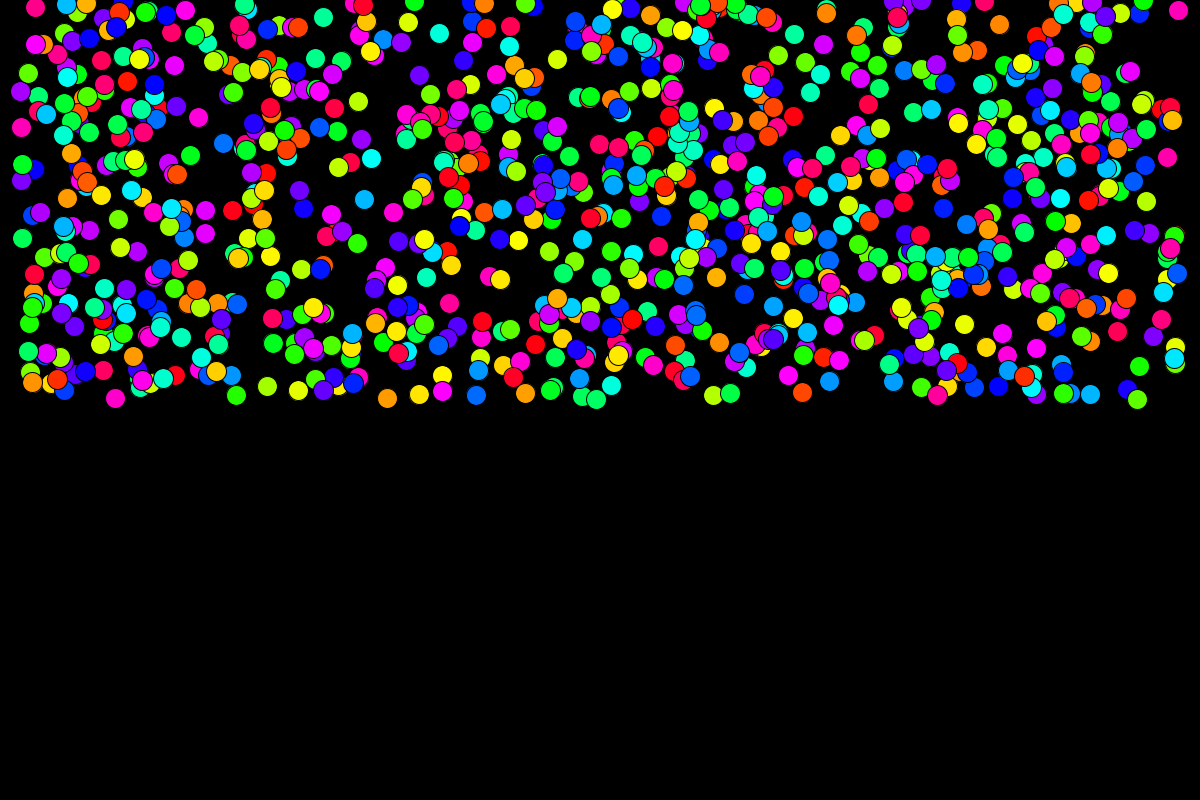
Frame 1 (no input)
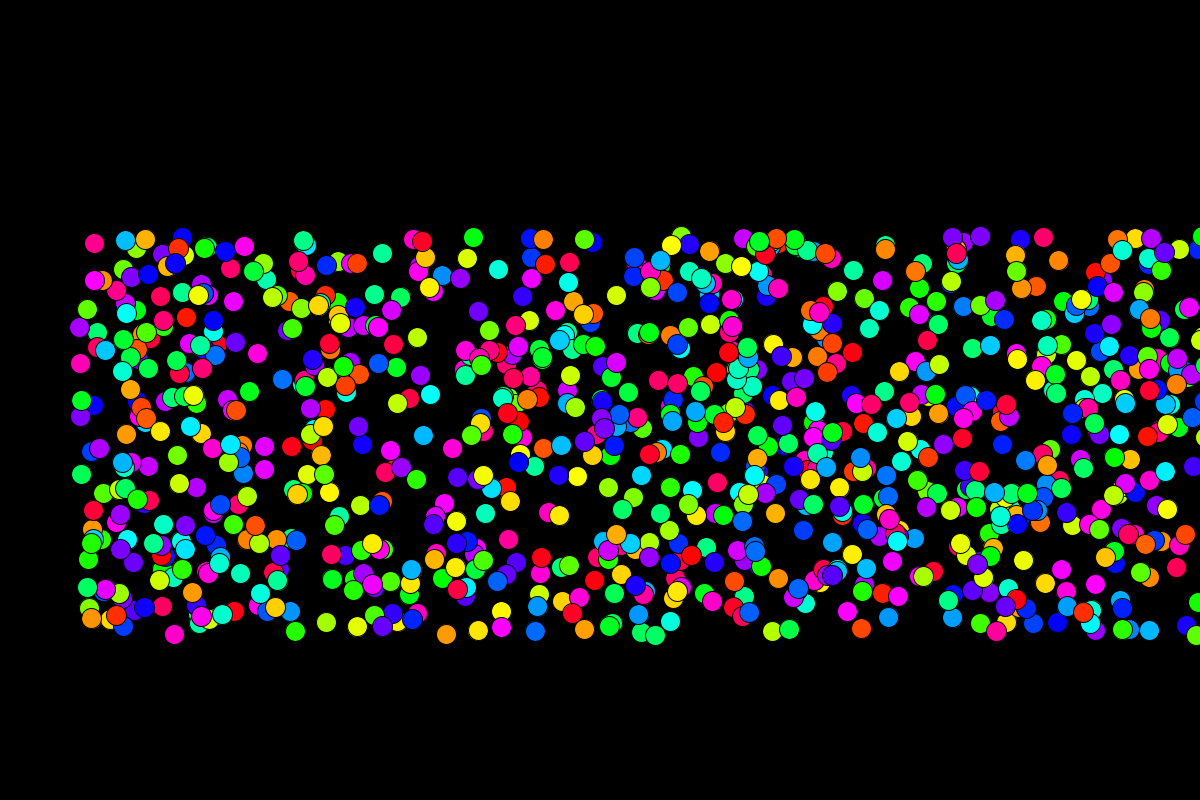
Frame 60 (the mouse pressed at the canvas centre just before this capture)
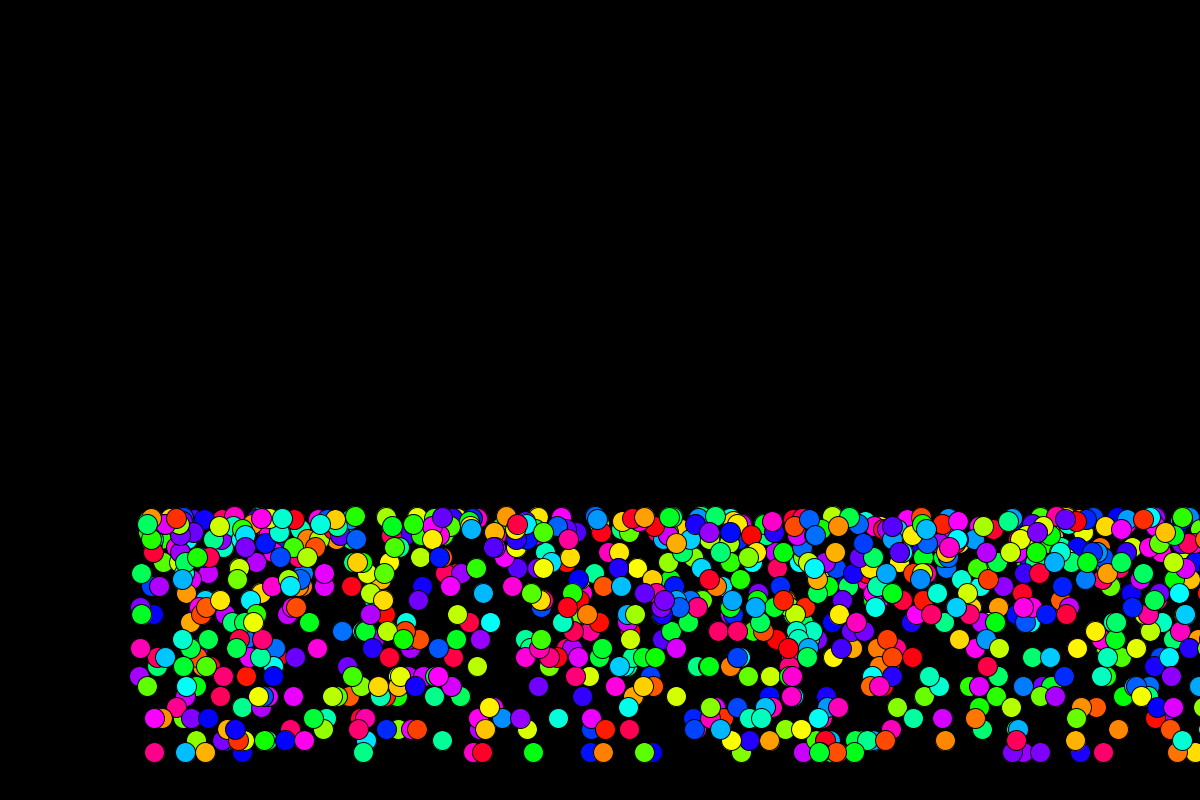
Frame 120 (the mouse held since frame 60 and released just before this capture)

The Processing sketch that drew these frames (run headless with seeded random() and noise(); from frame 60 on, the mouse is pressed at the canvas centre):

// Processing sketch: gravity_ballc
// ── gravity_ballc.pde

GravityBall[] ball = new GravityBall[1000];


void setup() {
  size(1200, 800);
  
  for (int i = 0; i < ball.length; i++) {
    ball[i] = new GravityBall();
   
  }
}

void draw() {
  background(0);
  
  colorMode(HSB, 360, 100, 100, 100);
  
  for (int i = 0; i < ball.length; i++) {
    ball[i].display();
    ball[i].move();
    ball[i].bounce();
  }
}
class GravityBall {
  PVector loc, vel, acc;
  float size, hue, sat, bright;
 
  GravityBall() {
    
    size =20;
    loc = new PVector(random(size, width-size), random(height/2));
    vel = new PVector(1, 1);
    acc = new PVector(0, .1);
    hue = random(360);
    sat = 100;
    bright =100;
  }
 

  void display() {
    fill(hue, sat, bright);
    ellipse(loc.x, loc.y, size, size);
  }

  void move() {
    vel.add(acc);
    loc.add(vel);
  }

  void bounce() {
    if (loc.y > height - size/2) {
      loc.y = height - size/2;
      vel.y = -(vel.y);
    }
  }
}
